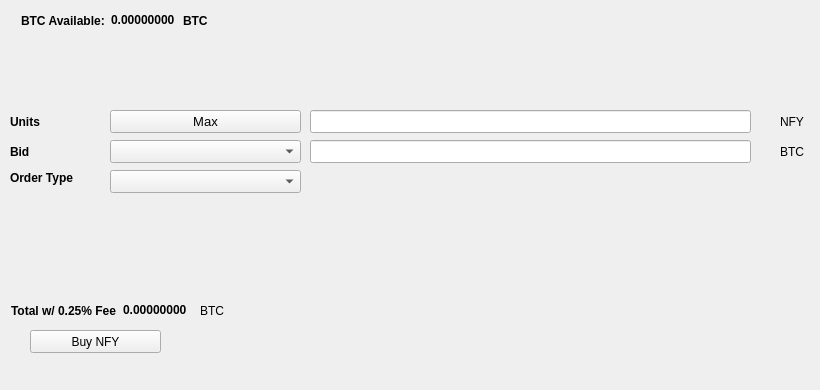
   <widget class="QWidget" name="BuyTab">
    <attribute name="title">
     <string>Buy</string>
    </attribute>
    <widget class="QPushButton" name="BuyNFY">
     <property name="geometry">
      <rect>
       <x>30</x>
       <y>330</y>
       <width>131</width>
       <height>23</height>
      </rect>
     </property>
     <property name="text">
      <string>Buy NFY</string>
     </property>
     <property name="icon">
      <iconset resource="../nodify.qrc">
       <normaloff>:/icons/bitcoin</normaloff>:/icons/bitcoin</iconset>
     </property>
    </widget>
    <widget class="QLabel" name="label_3">
     <property name="geometry">
      <rect>
       <x>10</x>
       <y>110</y>
       <width>46</width>
       <height>23</height>
      </rect>
     </property>
     <property name="font">
      <font>
       <weight>75</weight>
       <bold>true</bold>
      </font>
     </property>
     <property name="text">
      <string>Units</string>
     </property>
    </widget>
    <widget class="QLineEdit" name="UnitsInput">
     <property name="geometry">
      <rect>
       <x>310</x>
       <y>110</y>
       <width>441</width>
       <height>23</height>
      </rect>
     </property>
     <property name="font">
      <font>
       <pointsize>9</pointsize>
       <weight>75</weight>
       <bold>true</bold>
      </font>
     </property>
    </widget>
    <widget class="QLineEdit" name="BuyBidPriceEdit">
     <property name="geometry">
      <rect>
       <x>310</x>
       <y>140</y>
       <width>441</width>
       <height>23</height>
      </rect>
     </property>
     <property name="font">
      <font>
       <pointsize>9</pointsize>
       <weight>75</weight>
       <bold>true</bold>
      </font>
     </property>
    </widget>
    <widget class="QLabel" name="label_4">
     <property name="geometry">
      <rect>
       <x>780</x>
       <y>110</y>
       <width>31</width>
       <height>23</height>
      </rect>
     </property>
     <property name="text">
      <string>NFY</string>
     </property>
    </widget>
    <widget class="QLabel" name="label_5">
     <property name="geometry">
      <rect>
       <x>780</x>
       <y>140</y>
       <width>31</width>
       <height>23</height>
      </rect>
     </property>
     <property name="text">
      <string>BTC</string>
     </property>
    </widget>
    <widget class="QLabel" name="label_6">
     <property name="geometry">
      <rect>
       <x>10</x>
       <y>140</y>
       <width>46</width>
       <height>23</height>
      </rect>
     </property>
     <property name="font">
      <font>
       <weight>75</weight>
       <bold>true</bold>
      </font>
     </property>
     <property name="text">
      <string>Bid</string>
     </property>
    </widget>
    <widget class="QLabel" name="label_7">
     <property name="geometry">
      <rect>
       <x>10</x>
       <y>170</y>
       <width>91</width>
       <height>16</height>
      </rect>
     </property>
     <property name="font">
      <font>
       <weight>75</weight>
       <bold>true</bold>
      </font>
     </property>
     <property name="text">
      <string>Order Type</string>
     </property>
    </widget>
    <widget class="QPushButton" name="Buy_Max_Amount">
     <property name="geometry">
      <rect>
       <x>110</x>
       <y>110</y>
       <width>191</width>
       <height>23</height>
      </rect>
     </property>
     <property name="font">
      <font>
       <pointsize>10</pointsize>
      </font>
     </property>
     <property name="text">
      <string>Max</string>
     </property>
    </widget>
    <widget class="QComboBox" name="BuyBidcomboBox">
     <property name="geometry">
      <rect>
       <x>110</x>
       <y>140</y>
       <width>191</width>
       <height>23</height>
      </rect>
     </property>
     <property name="font">
      <font>
       <pointsize>10</pointsize>
      </font>
     </property>
    </widget>
    <widget class="QComboBox" name="buyOrdertypeCombo">
     <property name="geometry">
      <rect>
       <x>110</x>
       <y>170</y>
       <width>191</width>
       <height>23</height>
      </rect>
     </property>
     <property name="font">
      <font>
       <pointsize>10</pointsize>
      </font>
     </property>
    </widget>
    <widget class="QWidget" name="layoutWidget1">
     <property name="geometry">
      <rect>
       <x>21</x>
       <y>11</y>
       <width>227</width>
       <height>19</height>
      </rect>
     </property>
     <layout class="QHBoxLayout" name="horizontalLayout_3">
      <item>
       <widget class="QLabel" name="label232">
        <property name="font">
         <font>
          <weight>75</weight>
          <bold>true</bold>
         </font>
        </property>
        <property name="text">
         <string>BTC Available:</string>
        </property>
       </widget>
      </item>
      <item>
       <widget class="QLabel" name="BtcAvailableLbl">
        <property name="palette">
         <palette>
          <active>
           <colorrole role="WindowText">
            <brush brushstyle="SolidPattern">
             <color alpha="255">
              <red>0</red>
              <green>0</green>
              <blue>0</blue>
             </color>
            </brush>
           </colorrole>
           <colorrole role="Button">
            <brush brushstyle="SolidPattern">
             <color alpha="255">
              <red>0</red>
              <green>170</green>
              <blue>0</blue>
             </color>
            </brush>
           </colorrole>
           <colorrole role="Light">
            <brush brushstyle="SolidPattern">
             <color alpha="255">
              <red>0</red>
              <green>255</green>
              <blue>0</blue>
             </color>
            </brush>
           </colorrole>
           <colorrole role="Midlight">
            <brush brushstyle="SolidPattern">
             <color alpha="255">
              <red>0</red>
              <green>212</green>
              <blue>0</blue>
             </color>
            </brush>
           </colorrole>
           <colorrole role="Dark">
            <brush brushstyle="SolidPattern">
             <color alpha="255">
              <red>0</red>
              <green>85</green>
              <blue>0</blue>
             </color>
            </brush>
           </colorrole>
           <colorrole role="Mid">
            <brush brushstyle="SolidPattern">
             <color alpha="255">
              <red>0</red>
              <green>113</green>
              <blue>0</blue>
             </color>
            </brush>
           </colorrole>
           <colorrole role="Text">
            <brush brushstyle="SolidPattern">
             <color alpha="255">
              <red>0</red>
              <green>170</green>
              <blue>0</blue>
             </color>
            </brush>
           </colorrole>
           <colorrole role="BrightText">
            <brush brushstyle="SolidPattern">
             <color alpha="255">
              <red>255</red>
              <green>255</green>
              <blue>255</blue>
             </color>
            </brush>
           </colorrole>
           <colorrole role="ButtonText">
            <brush brushstyle="SolidPattern">
             <color alpha="255">
              <red>0</red>
              <green>0</green>
              <blue>0</blue>
             </color>
            </brush>
           </colorrole>
           <colorrole role="Base">
            <brush brushstyle="SolidPattern">
             <color alpha="255">
              <red>255</red>
              <green>255</green>
              <blue>255</blue>
             </color>
            </brush>
           </colorrole>
           <colorrole role="Window">
            <brush brushstyle="SolidPattern">
             <color alpha="255">
              <red>0</red>
              <green>170</green>
              <blue>0</blue>
             </color>
            </brush>
           </colorrole>
           <colorrole role="Shadow">
            <brush brushstyle="SolidPattern">
             <color alpha="255">
              <red>0</red>
              <green>0</green>
              <blue>0</blue>
             </color>
            </brush>
           </colorrole>
           <colorrole role="AlternateBase">
            <brush brushstyle="SolidPattern">
             <color alpha="255">
              <red>127</red>
              <green>212</green>
              <blue>127</blue>
             </color>
            </brush>
           </colorrole>
           <colorrole role="ToolTipBase">
            <brush brushstyle="SolidPattern">
             <color alpha="255">
              <red>255</red>
              <green>255</green>
              <blue>220</blue>
             </color>
            </brush>
           </colorrole>
           <colorrole role="ToolTipText">
            <brush brushstyle="SolidPattern">
             <color alpha="255">
              <red>0</red>
              <green>0</green>
              <blue>0</blue>
             </color>
            </brush>
           </colorrole>
          </active>
          <inactive>
           <colorrole role="WindowText">
            <brush brushstyle="SolidPattern">
             <color alpha="255">
              <red>0</red>
              <green>0</green>
              <blue>0</blue>
             </color>
            </brush>
           </colorrole>
           <colorrole role="Button">
            <brush brushstyle="SolidPattern">
             <color alpha="255">
              <red>0</red>
              <green>170</green>
              <blue>0</blue>
             </color>
            </brush>
           </colorrole>
           <colorrole role="Light">
            <brush brushstyle="SolidPattern">
             <color alpha="255">
              <red>0</red>
              <green>255</green>
              <blue>0</blue>
             </color>
            </brush>
           </colorrole>
           <colorrole role="Midlight">
            <brush brushstyle="SolidPattern">
             <color alpha="255">
              <red>0</red>
              <green>212</green>
              <blue>0</blue>
             </color>
            </brush>
           </colorrole>
           <colorrole role="Dark">
            <brush brushstyle="SolidPattern">
             <color alpha="255">
              <red>0</red>
              <green>85</green>
              <blue>0</blue>
             </color>
            </brush>
           </colorrole>
           <colorrole role="Mid">
            <brush brushstyle="SolidPattern">
             <color alpha="255">
              <red>0</red>
              <green>113</green>
              <blue>0</blue>
             </color>
            </brush>
           </colorrole>
           <colorrole role="Text">
            <brush brushstyle="SolidPattern">
             <color alpha="255">
              <red>0</red>
              <green>170</green>
              <blue>0</blue>
             </color>
            </brush>
           </colorrole>
           <colorrole role="BrightText">
            <brush brushstyle="SolidPattern">
             <color alpha="255">
              <red>255</red>
              <green>255</green>
              <blue>255</blue>
             </color>
            </brush>
           </colorrole>
           <colorrole role="ButtonText">
            <brush brushstyle="SolidPattern">
             <color alpha="255">
              <red>0</red>
              <green>0</green>
              <blue>0</blue>
             </color>
            </brush>
           </colorrole>
           <colorrole role="Base">
            <brush brushstyle="SolidPattern">
             <color alpha="255">
              <red>255</red>
              <green>255</green>
              <blue>255</blue>
             </color>
            </brush>
           </colorrole>
           <colorrole role="Window">
            <brush brushstyle="SolidPattern">
             <color alpha="255">
              <red>0</red>
              <green>170</green>
              <blue>0</blue>
             </color>
            </brush>
           </colorrole>
           <colorrole role="Shadow">
            <brush brushstyle="SolidPattern">
             <color alpha="255">
              <red>0</red>
              <green>0</green>
              <blue>0</blue>
             </color>
            </brush>
           </colorrole>
           <colorrole role="AlternateBase">
            <brush brushstyle="SolidPattern">
             <color alpha="255">
              <red>127</red>
              <green>212</green>
              <blue>127</blue>
             </color>
            </brush>
           </colorrole>
           <colorrole role="ToolTipBase">
            <brush brushstyle="SolidPattern">
             <color alpha="255">
              <red>255</red>
              <green>255</green>
              <blue>220</blue>
             </color>
            </brush>
           </colorrole>
           <colorrole role="ToolTipText">
            <brush brushstyle="SolidPattern">
             <color alpha="255">
              <red>0</red>
              <green>0</green>
              <blue>0</blue>
             </color>
            </brush>
           </colorrole>
          </inactive>
          <disabled>
           <colorrole role="WindowText">
            <brush brushstyle="SolidPattern">
             <color alpha="255">
              <red>0</red>
              <green>85</green>
              <blue>0</blue>
             </color>
            </brush>
           </colorrole>
           <colorrole role="Button">
            <brush brushstyle="SolidPattern">
             <color alpha="255">
              <red>0</red>
              <green>170</green>
              <blue>0</blue>
             </color>
            </brush>
           </colorrole>
           <colorrole role="Light">
            <brush brushstyle="SolidPattern">
             <color alpha="255">
              <red>0</red>
              <green>255</green>
              <blue>0</blue>
             </color>
            </brush>
           </colorrole>
           <colorrole role="Midlight">
            <brush brushstyle="SolidPattern">
             <color alpha="255">
              <red>0</red>
              <green>212</green>
              <blue>0</blue>
             </color>
            </brush>
           </colorrole>
           <colorrole role="Dark">
            <brush brushstyle="SolidPattern">
             <color alpha="255">
              <red>0</red>
              <green>85</green>
              <blue>0</blue>
             </color>
            </brush>
           </colorrole>
           <colorrole role="Mid">
            <brush brushstyle="SolidPattern">
             <color alpha="255">
              <red>0</red>
              <green>113</green>
              <blue>0</blue>
             </color>
            </brush>
           </colorrole>
           <colorrole role="Text">
            <brush brushstyle="SolidPattern">
             <color alpha="255">
              <red>0</red>
              <green>85</green>
              <blue>0</blue>
             </color>
            </brush>
           </colorrole>
           <colorrole role="BrightText">
            <brush brushstyle="SolidPattern">
             <color alpha="255">
              <red>255</red>
              <green>255</green>
              <blue>255</blue>
             </color>
            </brush>
           </colorrole>
           <colorrole role="ButtonText">
            <brush brushstyle="SolidPattern">
             <color alpha="255">
              <red>0</red>
              <green>85</green>
              <blue>0</blue>
             </color>
            </brush>
           </colorrole>
           <colorrole role="Base">
            <brush brushstyle="SolidPattern">
             <color alpha="255">
              <red>0</red>
              <green>170</green>
              <blue>0</blue>
             </color>
            </brush>
           </colorrole>
           <colorrole role="Window">
            <brush brushstyle="SolidPattern">
             <color alpha="255">
              <red>0</red>
              <green>170</green>
              <blue>0</blue>
             </color>
            </brush>
           </colorrole>
           <colorrole role="Shadow">
            <brush brushstyle="SolidPattern">
             <color alpha="255">
              <red>0</red>
              <green>0</green>
              <blue>0</blue>
             </color>
            </brush>
           </colorrole>
           <colorrole role="AlternateBase">
            <brush brushstyle="SolidPattern">
             <color alpha="255">
              <red>0</red>
              <green>170</green>
              <blue>0</blue>
             </color>
            </brush>
           </colorrole>
           <colorrole role="ToolTipBase">
            <brush brushstyle="SolidPattern">
             <color alpha="255">
              <red>255</red>
              <green>255</green>
              <blue>220</blue>
             </color>
            </brush>
           </colorrole>
           <colorrole role="ToolTipText">
            <brush brushstyle="SolidPattern">
             <color alpha="255">
              <red>0</red>
              <green>0</green>
              <blue>0</blue>
             </color>
            </brush>
           </colorrole>
          </disabled>
         </palette>
        </property>
        <property name="font">
         <font>
          <weight>75</weight>
          <bold>true</bold>
         </font>
        </property>
        <property name="text">
         <string>0.00000000</string>
        </property>
        <property name="textInteractionFlags">
         <set>Qt::LinksAccessibleByMouse|Qt::TextSelectableByKeyboard|Qt::TextSelectableByMouse</set>
        </property>
       </widget>
      </item>
      <item>
       <widget class="QLabel" name="BtcAvailableLbl_2">
        <property name="font">
         <font>
          <weight>75</weight>
          <bold>true</bold>
         </font>
        </property>
        <property name="text">
         <string>BTC</string>
        </property>
       </widget>
      </item>
     </layout>
    </widget>
    <widget class="QWidget" name="layoutWidge2">
     <property name="geometry">
      <rect>
       <x>11</x>
       <y>301</y>
       <width>259</width>
       <height>19</height>
      </rect>
     </property>
     <layout class="QHBoxLayout" name="horizontalLayout_4">
      <item>
       <widget class="QLabel" name="label_9">
        <property name="font">
         <font>
          <weight>75</weight>
          <bold>true</bold>
         </font>
        </property>
        <property name="text">
         <string>Total w/ 0.25% Fee</string>
        </property>
       </widget>
      </item>
      <item>
       <widget class="QLabel" name="BuyCostLabel">
        <property name="palette">
         <palette>
          <active>
           <colorrole role="WindowText">
            <brush brushstyle="SolidPattern">
             <color alpha="255">
              <red>0</red>
              <green>0</green>
              <blue>0</blue>
             </color>
            </brush>
           </colorrole>
           <colorrole role="Button">
            <brush brushstyle="SolidPattern">
             <color alpha="255">
              <red>0</red>
              <green>170</green>
              <blue>0</blue>
             </color>
            </brush>
           </colorrole>
           <colorrole role="Light">
            <brush brushstyle="SolidPattern">
             <color alpha="255">
              <red>0</red>
              <green>255</green>
              <blue>0</blue>
             </color>
            </brush>
           </colorrole>
           <colorrole role="Midlight">
            <brush brushstyle="SolidPattern">
             <color alpha="255">
              <red>0</red>
              <green>212</green>
              <blue>0</blue>
             </color>
            </brush>
           </colorrole>
           <colorrole role="Dark">
            <brush brushstyle="SolidPattern">
             <color alpha="255">
              <red>0</red>
              <green>85</green>
              <blue>0</blue>
             </color>
            </brush>
           </colorrole>
           <colorrole role="Mid">
            <brush brushstyle="SolidPattern">
             <color alpha="255">
              <red>0</red>
              <green>113</green>
              <blue>0</blue>
             </color>
            </brush>
           </colorrole>
           <colorrole role="Text">
            <brush brushstyle="SolidPattern">
             <color alpha="255">
              <red>0</red>
              <green>170</green>
              <blue>0</blue>
             </color>
            </brush>
           </colorrole>
           <colorrole role="BrightText">
            <brush brushstyle="SolidPattern">
             <color alpha="255">
              <red>255</red>
              <green>255</green>
              <blue>255</blue>
             </color>
            </brush>
           </colorrole>
           <colorrole role="ButtonText">
            <brush brushstyle="SolidPattern">
             <color alpha="255">
              <red>0</red>
              <green>0</green>
              <blue>0</blue>
             </color>
            </brush>
           </colorrole>
           <colorrole role="Base">
            <brush brushstyle="SolidPattern">
             <color alpha="255">
              <red>255</red>
              <green>255</green>
              <blue>255</blue>
             </color>
            </brush>
           </colorrole>
           <colorrole role="Window">
            <brush brushstyle="SolidPattern">
             <color alpha="255">
              <red>0</red>
              <green>170</green>
              <blue>0</blue>
             </color>
            </brush>
           </colorrole>
           <colorrole role="Shadow">
            <brush brushstyle="SolidPattern">
             <color alpha="255">
              <red>0</red>
              <green>0</green>
              <blue>0</blue>
             </color>
            </brush>
           </colorrole>
           <colorrole role="AlternateBase">
            <brush brushstyle="SolidPattern">
             <color alpha="255">
              <red>127</red>
              <green>212</green>
              <blue>127</blue>
             </color>
            </brush>
           </colorrole>
           <colorrole role="ToolTipBase">
            <brush brushstyle="SolidPattern">
             <color alpha="255">
              <red>255</red>
              <green>255</green>
              <blue>220</blue>
             </color>
            </brush>
           </colorrole>
           <colorrole role="ToolTipText">
            <brush brushstyle="SolidPattern">
             <color alpha="255">
              <red>0</red>
              <green>0</green>
              <blue>0</blue>
             </color>
            </brush>
           </colorrole>
          </active>
          <inactive>
           <colorrole role="WindowText">
            <brush brushstyle="SolidPattern">
             <color alpha="255">
              <red>0</red>
              <green>0</green>
              <blue>0</blue>
             </color>
            </brush>
           </colorrole>
           <colorrole role="Button">
            <brush brushstyle="SolidPattern">
             <color alpha="255">
              <red>0</red>
              <green>170</green>
              <blue>0</blue>
             </color>
            </brush>
           </colorrole>
           <colorrole role="Light">
            <brush brushstyle="SolidPattern">
             <color alpha="255">
              <red>0</red>
              <green>255</green>
              <blue>0</blue>
             </color>
            </brush>
           </colorrole>
           <colorrole role="Midlight">
            <brush brushstyle="SolidPattern">
             <color alpha="255">
              <red>0</red>
              <green>212</green>
              <blue>0</blue>
             </color>
            </brush>
           </colorrole>
           <colorrole role="Dark">
            <brush brushstyle="SolidPattern">
             <color alpha="255">
              <red>0</red>
              <green>85</green>
              <blue>0</blue>
             </color>
            </brush>
           </colorrole>
           <colorrole role="Mid">
            <brush brushstyle="SolidPattern">
             <color alpha="255">
              <red>0</red>
              <green>113</green>
              <blue>0</blue>
             </color>
            </brush>
           </colorrole>
           <colorrole role="Text">
            <brush brushstyle="SolidPattern">
             <color alpha="255">
              <red>0</red>
              <green>170</green>
              <blue>0</blue>
             </color>
            </brush>
           </colorrole>
           <colorrole role="BrightText">
            <brush brushstyle="SolidPattern">
             <color alpha="255">
              <red>255</red>
              <green>255</green>
              <blue>255</blue>
             </color>
            </brush>
           </colorrole>
           <colorrole role="ButtonText">
            <brush brushstyle="SolidPattern">
             <color alpha="255">
              <red>0</red>
              <green>0</green>
              <blue>0</blue>
             </color>
            </brush>
           </colorrole>
           <colorrole role="Base">
            <brush brushstyle="SolidPattern">
             <color alpha="255">
              <red>255</red>
              <green>255</green>
              <blue>255</blue>
             </color>
            </brush>
           </colorrole>
           <colorrole role="Window">
            <brush brushstyle="SolidPattern">
             <color alpha="255">
              <red>0</red>
              <green>170</green>
              <blue>0</blue>
             </color>
            </brush>
           </colorrole>
           <colorrole role="Shadow">
            <brush brushstyle="SolidPattern">
             <color alpha="255">
              <red>0</red>
              <green>0</green>
              <blue>0</blue>
             </color>
            </brush>
           </colorrole>
           <colorrole role="AlternateBase">
            <brush brushstyle="SolidPattern">
             <color alpha="255">
              <red>127</red>
              <green>212</green>
              <blue>127</blue>
             </color>
            </brush>
           </colorrole>
           <colorrole role="ToolTipBase">
            <brush brushstyle="SolidPattern">
             <color alpha="255">
              <red>255</red>
              <green>255</green>
              <blue>220</blue>
             </color>
            </brush>
           </colorrole>
           <colorrole role="ToolTipText">
            <brush brushstyle="SolidPattern">
             <color alpha="255">
              <red>0</red>
              <green>0</green>
              <blue>0</blue>
             </color>
            </brush>
           </colorrole>
          </inactive>
          <disabled>
           <colorrole role="WindowText">
            <brush brushstyle="SolidPattern">
             <color alpha="255">
              <red>0</red>
              <green>85</green>
              <blue>0</blue>
             </color>
            </brush>
           </colorrole>
           <colorrole role="Button">
            <brush brushstyle="SolidPattern">
             <color alpha="255">
              <red>0</red>
              <green>170</green>
              <blue>0</blue>
             </color>
            </brush>
           </colorrole>
           <colorrole role="Light">
            <brush brushstyle="SolidPattern">
             <color alpha="255">
              <red>0</red>
              <green>255</green>
              <blue>0</blue>
             </color>
            </brush>
           </colorrole>
           <colorrole role="Midlight">
            <brush brushstyle="SolidPattern">
             <color alpha="255">
              <red>0</red>
              <green>212</green>
              <blue>0</blue>
             </color>
            </brush>
           </colorrole>
           <colorrole role="Dark">
            <brush brushstyle="SolidPattern">
             <color alpha="255">
              <red>0</red>
              <green>85</green>
              <blue>0</blue>
             </color>
            </brush>
           </colorrole>
           <colorrole role="Mid">
            <brush brushstyle="SolidPattern">
             <color alpha="255">
              <red>0</red>
              <green>113</green>
              <blue>0</blue>
             </color>
            </brush>
           </colorrole>
           <colorrole role="Text">
            <brush brushstyle="SolidPattern">
             <color alpha="255">
              <red>0</red>
              <green>85</green>
              <blue>0</blue>
             </color>
            </brush>
           </colorrole>
           <colorrole role="BrightText">
            <brush brushstyle="SolidPattern">
             <color alpha="255">
              <red>255</red>
              <green>255</green>
              <blue>255</blue>
             </color>
            </brush>
           </colorrole>
           <colorrole role="ButtonText">
            <brush brushstyle="SolidPattern">
             <color alpha="255">
              <red>0</red>
              <green>85</green>
              <blue>0</blue>
             </color>
            </brush>
           </colorrole>
           <colorrole role="Base">
            <brush brushstyle="SolidPattern">
             <color alpha="255">
              <red>0</red>
              <green>170</green>
              <blue>0</blue>
             </color>
            </brush>
           </colorrole>
           <colorrole role="Window">
            <brush brushstyle="SolidPattern">
             <color alpha="255">
              <red>0</red>
              <green>170</green>
              <blue>0</blue>
             </color>
            </brush>
           </colorrole>
           <colorrole role="Shadow">
            <brush brushstyle="SolidPattern">
             <color alpha="255">
              <red>0</red>
              <green>0</green>
              <blue>0</blue>
             </color>
            </brush>
           </colorrole>
           <colorrole role="AlternateBase">
            <brush brushstyle="SolidPattern">
             <color alpha="255">
              <red>0</red>
              <green>170</green>
              <blue>0</blue>
             </color>
            </brush>
           </colorrole>
           <colorrole role="ToolTipBase">
            <brush brushstyle="SolidPattern">
             <color alpha="255">
              <red>255</red>
              <green>255</green>
              <blue>220</blue>
             </color>
            </brush>
           </colorrole>
           <colorrole role="ToolTipText">
            <brush brushstyle="SolidPattern">
             <color alpha="255">
              <red>0</red>
              <green>0</green>
              <blue>0</blue>
             </color>
            </brush>
           </colorrole>
          </disabled>
         </palette>
        </property>
        <property name="font">
         <font>
          <weight>75</weight>
          <bold>true</bold>
         </font>
        </property>
        <property name="autoFillBackground">
         <bool>false</bool>
        </property>
        <property name="text">
         <string>0.00000000</string>
        </property>
        <property name="textInteractionFlags">
         <set>Qt::LinksAccessibleByMouse|Qt::TextSelectableByMouse</set>
        </property>
       </widget>
      </item>
      <item>
       <widget class="QLabel" name="label_10">
        <property name="font">
         <font>
          <weight>50</weight>
          <bold>false</bold>
         </font>
        </property>
        <property name="text">
         <string>BTC</string>
        </property>
       </widget>
      </item>
     </layout>
    </widget>
    <widget class="QLabel" name="label_24">
     <property name="geometry">
      <rect>
       <x>460</x>
       <y>300</y>
       <width>281</width>
       <height>81</height>
      </rect>
     </property>
     <property name="text">
      <string/>
     </property>
     <property name="pixmap">
      <pixmap>:/images/bittrex</pixmap>
     </property>
    </widget>
   </widget>
